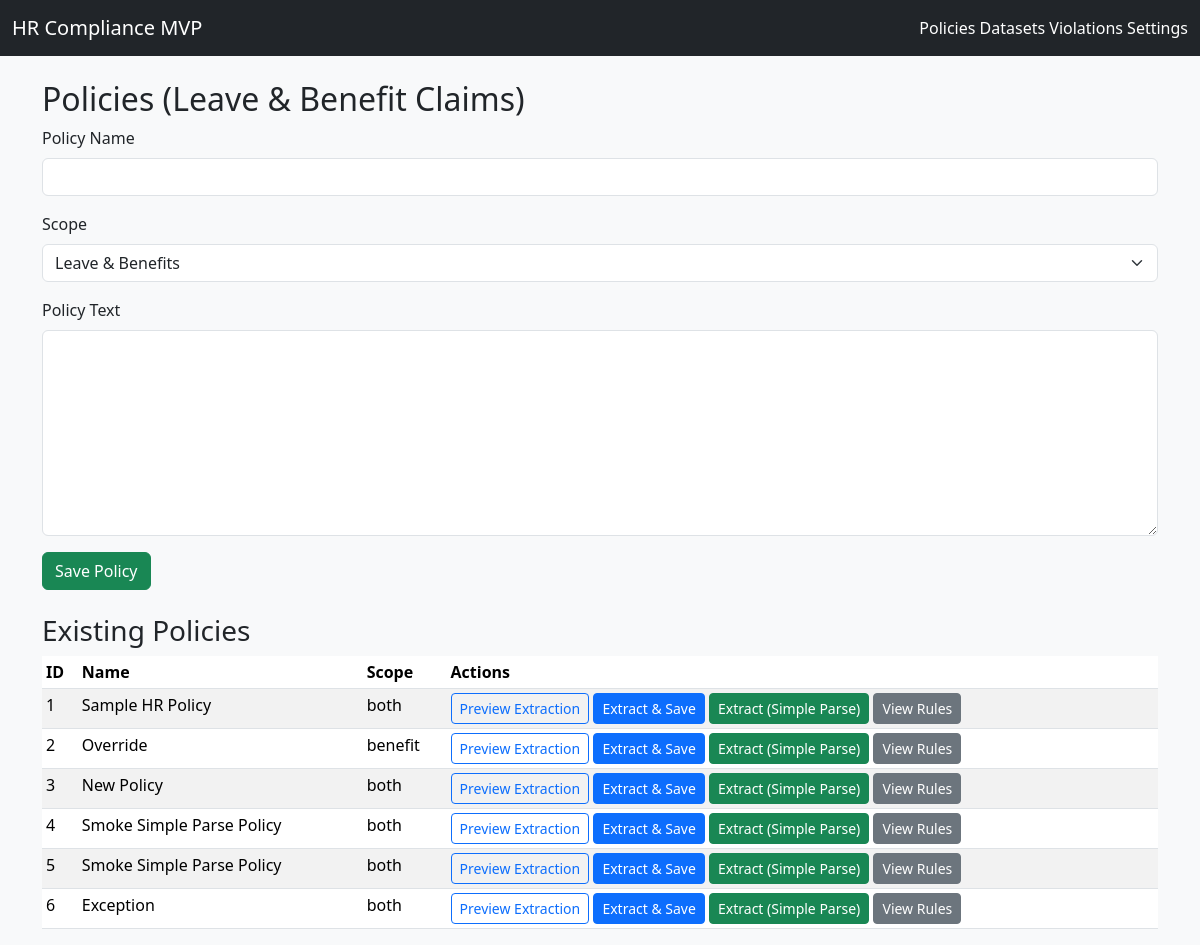
The app's page /policies with its own data.
### app/models.py (models this page shows)
class Policy(Base):
    __tablename__ = "policies"
    id = Column(Integer, primary_key=True, index=True)
    name = Column(String, index=True)
    raw_text = Column(Text)
    scope = Column(String, default="both")
    rules = relationship("Rule", back_populates="policy", cascade="all, delete-orphan")

### app/app.py (the view, shortened to what this page needs)
    @app.route("/policies", methods=["GET", "POST"])
    def policies():
        db = next(get_db())
        policies = db.query(Policy).all()
        return render_template("policies.html", policies=policies)

### app/db.py (called while the page is built)
def get_db():
    db = SessionLocal()
    try:
        yield db
    finally:
        db.close()

### app/templates/policies.html (shortened to what this page needs)
{% extends "base.html" %}
{% block content %}
<h2>Policies (Leave & Benefit Claims)</h2>
<form method="post" class="mb-4">
  <div class="mb-3">
    <label class="form-label">Policy Name</label>
    <input type="text" name="name" class="form-control" required>
  </div>
  <div class="mb-3">
    <label class="form-label">Scope</label>
    <select name="scope" class="form-select">
      <option value="both">Leave & Benefits</option>
    </select>
  </div>
  <div class="mb-3">
    <label class="form-label">Policy Text</label>
    <textarea name="raw_text" rows="8" class="form-control" required></textarea>
  </div>
  <button class="btn btn-success" type="submit">Save Policy</button>
  </form>
<h3>Existing Policies</h3>
<table class="table table-sm table-striped">
  <thead>
    <tr>
      <th>ID</th><th>Name</th><th>Scope</th><th>Actions</th>
    </tr>
  </thead>
  <tbody>
  {% for p in policies %}
    <tr>
      <td>{{ p.id }}</td>
      <td>{{ p.name }}</td>
      <td>{{ p.scope }}</td>
      <td>
        <form method="post" action="{{ url_for('extract_rules_preview', policy_id=p.id) }}" style="display:inline;">
          <button class="btn btn-outline-primary btn-sm">Preview Extraction</button>
        </form>
        <form method="post" action="{{ url_for('extract_rules', policy_id=p.id) }}" style="display:inline;">
          <button class="btn btn-primary btn-sm">Extract & Save</button>
        </form>
        <form method="post" action="{{ url_for('extract_rules_simple', policy_id=p.id) }}" style="display:inline;">
          <button class="btn btn-success btn-sm">Extract (Simple Parse)</button>
        </form>
        <a href="{{ url_for('view_rules', policy_id=p.id) }}" class="btn btn-secondary btn-sm">View Rules</a>
      </td>
    </tr>
  {% endfor %}
  </tbody>
</table>
{% endblock %}

### app/templates/base.html (shortened to what this page needs)
<!doctype html>
<html lang="en">
<head>
  <link rel="stylesheet"
        href="https://cdn.jsdelivr.net/npm/bootstrap@5.3.3/dist/css/bootstrap.min.css">
</head>
<body class="bg-light">
<nav class="navbar navbar-expand-lg navbar-dark bg-dark mb-4">
  <div class="container-fluid">
    <a class="navbar-brand" href="{{ url_for('index') }}">HR Compliance MVP</a>
    <div>
      <a class="nav-link d-inline text-white" href="{{ url_for('policies') }}">Policies</a>
      <a class="nav-link d-inline text-white" href="{{ url_for('datasets') }}">Datasets</a>
      <a class="nav-link d-inline text-white" href="{{ url_for('violations') }}">Violations</a>
      <a class="nav-link d-inline text-white" href="{{ url_for('settings_page') }}">Settings</a>
    </div>
  </div>
  </nav>
<div class="container">
  {% block content %}{% endblock %}
</div>
</body>
</html>

### records on screen
Policy: id "1", name "Sample HR Policy", scope "both"
Policy: id "2", name "Override", scope "benefit"
Policy: id "3", name "New Policy", scope "both"
Policy: id "4", name "Smoke Simple Parse Policy", scope "both"
Policy: id "5", name "Smoke Simple Parse Policy", scope "both"
Policy: id "6", name "Exception", scope "both"
